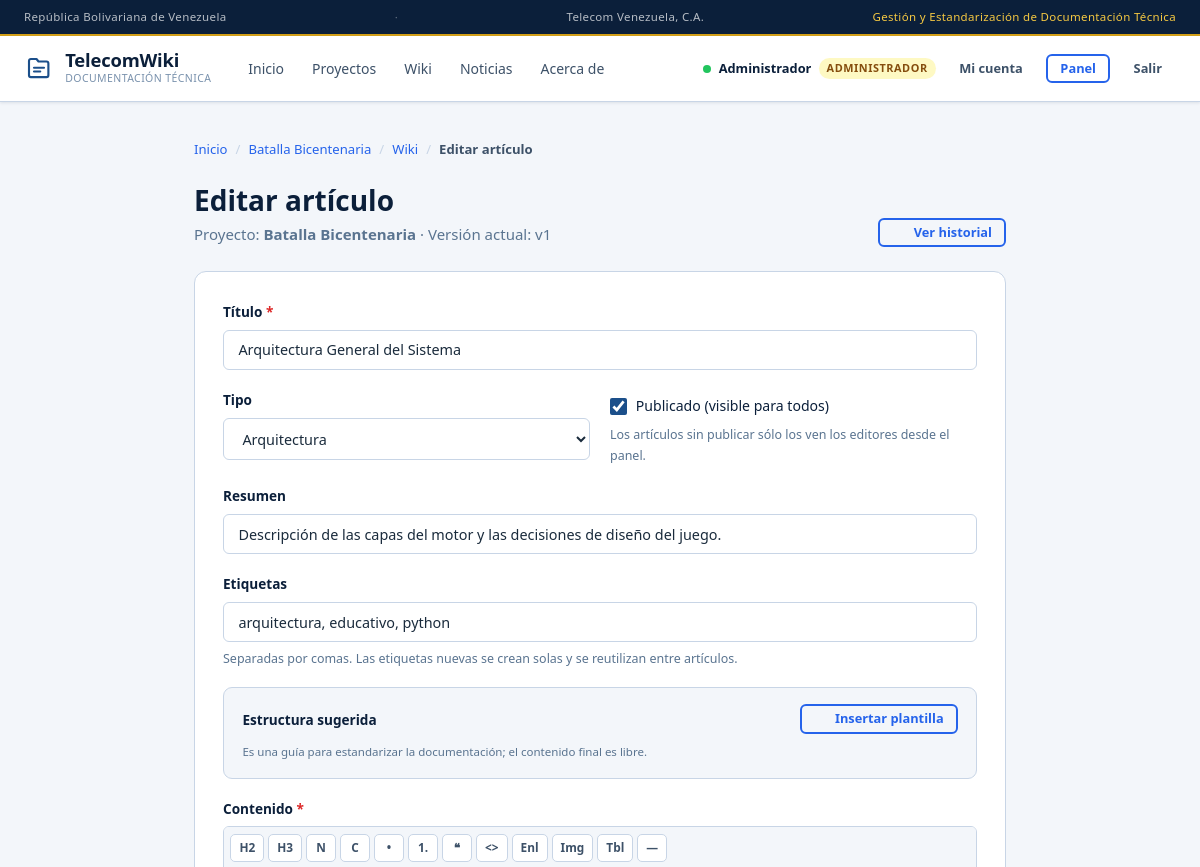
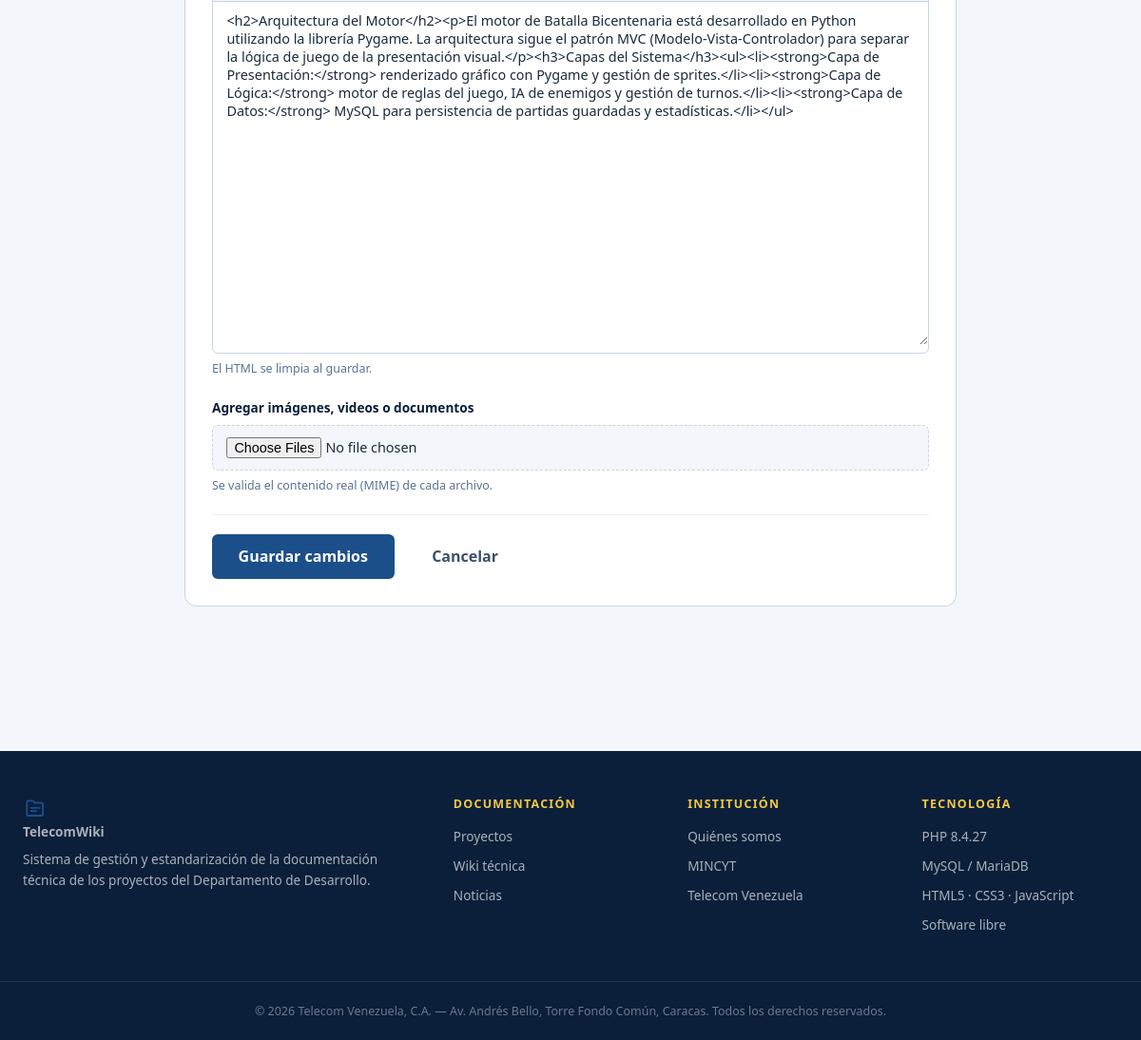
The app's page /frontend/admin/articulo_form.php?id=1 (signed in) with its own data (2 pictures, top to bottom).
### tables this page shows
CREATE TABLE `usuarios` (
    `id`            INT UNSIGNED NOT NULL AUTO_INCREMENT,
    `nombre`        VARCHAR(100)  NOT NULL,
    `apellido`      VARCHAR(100)  NOT NULL,
    `usuario`       VARCHAR(50)   NOT NULL,
    `email`         VARCHAR(150)  NOT NULL,
    `password`      VARCHAR(255)  NOT NULL,
    `rol`           ENUM('lector','editor','supervisor','admin') NOT NULL DEFAULT 'lector',
    `activo`        TINYINT(1)    NOT NULL DEFAULT 1,
    `ultimo_acceso` DATETIME      NULL DEFAULT NULL,
    `creado_en`     DATETIME      NOT NULL DEFAULT CURRENT_TIMESTAMP,
    PRIMARY KEY (`id`),
    UNIQUE KEY `uq_usuarios_usuario` (`usuario`),
    UNIQUE KEY `uq_usuarios_email`   (`email`),
    KEY `idx_usuarios_rol_activo` (`rol`,`activo`)
);

CREATE TABLE `proyectos` (
    `id`                  INT UNSIGNED NOT NULL AUTO_INCREMENT,
    `titulo`              VARCHAR(200)  NOT NULL,
    `slug`                VARCHAR(220)  NOT NULL,
    `categoria_id`        INT UNSIGNED  NOT NULL,
    `descripcion_corta`   VARCHAR(500)  NULL,
    `descripcion`         LONGTEXT      NULL,
    `tecnologias`         VARCHAR(300)  NULL,
    `version_actual`      VARCHAR(20)   NULL,
    `estado`              ENUM('activo','en_desarrollo','pausado','archivado') NOT NULL DEFAULT 'en_desarrollo',
    `responsable_id`      INT UNSIGNED  NULL,
    `fecha_inicio`        DATE          NULL,
    `fecha_actualizacion` DATETIME      NOT NULL DEFAULT CURRENT_TIMESTAMP ON UPDATE CURRENT_TIMESTAMP,
    `creado_en`           DATETIME      NOT NULL DEFAULT CURRENT_TIMESTAMP,
    PRIMARY KEY (`id`),
    UNIQUE KEY `uq_proyectos_slug` (`slug`),
    KEY `idx_proyectos_categoria` (`categoria_id`),
    KEY `idx_proyectos_estado` (`estado`,`creado_en`),
    KEY `idx_proyectos_responsable` (`responsable_id`),
    CONSTRAINT `fk_proyectos_categoria`   FOREIGN KEY (`categoria_id`)   REFERENCES `categorias`(`id`)     ON DELETE RESTRICT,
    CONSTRAINT `fk_proyectos_responsable` FOREIGN KEY (`responsable_id`) REFERENCES `usuarios`(`id`)      ON DELETE SET NULL
);

CREATE TABLE `articulos` (
    `id`          INT UNSIGNED NOT NULL AUTO_INCREMENT,
    `proyecto_id` INT UNSIGNED  NOT NULL,
    `titulo`      VARCHAR(300)  NOT NULL,
    `slug`        VARCHAR(320)  NOT NULL,
    `resumen`     VARCHAR(500)  NULL,
    `contenido`   LONGTEXT      NULL,
    `tipo`        ENUM('guion','arquitectura','mecanica','personaje','nivel','tecnico','otro') NOT NULL DEFAULT 'tecnico',
    `autor_id`    INT UNSIGNED  NULL,
    `version`     INT UNSIGNED  NOT NULL DEFAULT 1,
    `publicado`   TINYINT(1)    NOT NULL DEFAULT 0,
    `creado_en`   DATETIME      NOT NULL DEFAULT CURRENT_TIMESTAMP,
    `actualizado` DATETIME      NOT NULL DEFAULT CURRENT_TIMESTAMP ON UPDATE CURRENT_TIMESTAMP,
    PRIMARY KEY (`id`),
    UNIQUE KEY `uq_articulos_slug` (`slug`),
    KEY `idx_articulos_proyecto`  (`proyecto_id`,`publicado`),
    KEY `idx_articulos_publicado` (`publicado`),
    KEY `idx_articulos_tipo`      (`tipo`),
    KEY `idx_articulos_autor`     (`autor_id`),
    CONSTRAINT `fk_articulos_proyecto` FOREIGN KEY (`proyecto_id`) REFERENCES `proyectos`(`id`) ON DELETE CASCADE,
    CONSTRAINT `fk_articulos_autor`    FOREIGN KEY (`autor_id`)    REFERENCES `usuarios`(`id`)  ON DELETE SET NULL
);

### frontend/admin/articulo_form.php (the view, shortened to what the rows shown need)
<?php
$articuloId = entero($_GET['id'] ?? $_POST['articulo_id'] ?? '', 0);
$esAlta     = $articuloId === 0;
requierePermiso($esAlta ? 'articulo.crear' : 'articulo.editar');
$articulo = $esAlta ? null : dbUnica('SELECT * FROM articulos WHERE id = ? LIMIT 1', [$articuloId]);
$proyectoId = $articulo ? (int) $articulo['proyecto_id']
                        : entero($_GET['proyecto_id'] ?? $_POST['proyecto_id'] ?? '', 0);
$proyecto = dbUnica('SELECT id, titulo, slug FROM proyectos WHERE id = ? LIMIT 1', [$proyectoId]);
$valores = [
    'titulo'    => $articulo['titulo'] ?? '',
    'resumen'   => $articulo['resumen'] ?? '',
    'tipo'      => $articulo['tipo'] ?? 'tecnico',
    'contenido' => $articulo['contenido'] ?? '',
    'publicado' => isset($articulo['publicado']) ? (int) $articulo['publicado'] : 0,
    'etiquetas' => '',
];
$cssExtra  = 'admin.css';
abrirPagina();
?>
<div class="container container--form">
    <div class="seccion-cabecera">
        <div>
            <h1><?= $articulo ? 'Editar artículo' : 'Nuevo artículo' ?></h1>
            <p class="muted">
                Proyecto: <strong><?= e($proyecto['titulo']) ?></strong>
                <?php if ($articulo): ?> · Versión actual: v<?= (int) $articulo['version'] ?><?php endif; ?>
            </p>
        </div>
    </div>
    <div class="panel panel--form">
        <form method="post" enctype="multipart/form-data" class="formulario"
              action="<?= e(url('admin/articulo_form.php')) ?>">
            <?= campo('titulo', 'Título', 'text', [
                'valor' => $valores['titulo'], 'requerido' => true, 'max' => 300,
            ]) ?>
            <div class="rejilla rejilla--2">
                <div class="form-group">
                    <label class="casilla" for="f_publicado">
                        <input type="checkbox" id="f_publicado" name="publicado" value="1"
                            <?= $valores['publicado'] ? 'checked' : '' ?>>
                        <span>Publicado (visible para todos)</span>
                    </label>
                </div>
            </div>
            <?= campo('resumen', 'Resumen', 'text', [
                'valor' => $valores['resumen'], 'max' => 500,
                'placeholder' => 'Una o dos líneas que resumen el artículo…',
            ]) ?>
            <?= campo('contenido', 'Contenido', 'textarea', [
                'valor' => $valores['contenido'], 'requerido' => true, 'filas' => 18,
                'max' => 200000, 'class' => 'editor-ric',
                'placeholder' => 'HTML básico permitido: h2, h3, p, ul, li, strong, a…',
                'ayuda' => 'El HTML se limpia al guardar.',
            ]) ?>
        </form>
    </div>
</div>

### frontend/partials/header.php (shortened to what the rows shown need)
<?php
require_once dirname(__DIR__, 2) . '/backend/lib/bootstrap.php';
$usuario    = currentUser();
$cssExtra   = $cssExtra ?? '';
?>
<!DOCTYPE html>
<html lang="es">
<head>
    <link rel="stylesheet" href="<?= e(url('css/base.css')) ?>">
    <link rel="stylesheet" href="<?= e(url('css/layout.css')) ?>">
    <link rel="stylesheet" href="<?= e(url('css/components.css')) ?>">
    <link rel="stylesheet" href="<?= e(url('css/pages.css')) ?>">
<?php if ($cssExtra !== ''): ?>
    <link rel="stylesheet" href="<?= e(url('css/' . $cssExtra)) ?>">
<?php endif; ?>
</head>
<body>
<header class="site-header">
    <div class="site-header__inner container">
        <div class="site-header__actions">
<?php if ($usuario === null): ?>
            <a class="btn btn-outline btn-sm" href="<?= e(url('login.php')) ?>">
                <svg width="16" height="16" viewBox="0 0 20 20" fill="currentColor" aria-hidden="true">
                    <path d="M8 4H5a1 1 0 0 0-1 1v10a1 1 0 0 0 1 1h3M12 7l3 3-3 3M15 10H8"/>
                </svg>
                Iniciar sesión
            </a>
<?php else: ?>
            <span class="user-badge">
                <span class="user-dot" aria-hidden="true"></span>
                <span class="user-badge__nombre"><?= e($usuario['nombre']) ?></span>
                <?= badgeRol($usuario['rol']) ?>
            </span>
            <a class="btn btn-ghost btn-sm" href="<?= e(url('cuenta.php')) ?>">
                Mi cuenta
            </a>
            <?php if (puede('panel.acceder')): ?>
                <a class="btn btn-outline btn-sm" href="<?= e(url('admin/index.php')) ?>">Panel</a>
            <?php endif; ?>
            <form class="form-salir" method="post" action="<?= e(url('logout.php')) ?>">
                <button class="btn btn-ghost btn-sm" type="submit">Salir</button>
            </form>
<?php endif; ?>
        </div>
    </div>
</header>
<main id="contenido" class="main-content">

### backend/lib/render.php (shortened to what the rows shown need)
<?php
function badgeRol(string $rol): string {
    return '<span class="role-tag role-' . e($rol) . '">' . e(etiquetaRol($rol)) . '</span>';
}
function campo(string $nombre, string $etiqueta, string $tipo = 'text', array $op = []): string {
    $valor     = $op['valor'] ?? '';
    $requerido = !empty($op['requerido']);
    $max       = $op['max'] ?? null;
    $ayuda     = $op['ayuda'] ?? '';
    $extra     = $op['extra'] ?? '';
    $id        = 'f_' . $nombre;
    $errores   = $op['errores'] ?? [];
    $atributos = 'id="' . e($id) . '" name="' . e($nombre) . '"';
    if ($requerido) $atributos .= ' required';
    if ($max !== null && $tipo !== 'file') {
        $atributos .= ' maxlength="' . (int) $max . '"';
    }
    if (!empty($op['placeholder']) && $tipo !== 'file') {
        $atributos .= ' placeholder="' . e($op['placeholder']) . '"';
    }
    if (!empty($op['multiple']) && $tipo === 'file') {
        $atributos .= ' multiple';
    }
    $atributos .= ' ' . trim($extra);
    $clase = 'form-control' . (!empty($op['class']) ? ' ' . $op['class'] : '');
    $html = '<div class="form-group' . (isset($errores[$nombre]) ? ' form-group--error' : '') . '">';
    $html .= '<label class="form-label" for="' . e($id) . '">' . e($etiqueta)
           . ($requerido ? ' <span class="obligatorio" aria-hidden="true">*</span>' : '') . '</label>';
    if ($tipo === 'select') {
        $html .= '<select class="' . $clase . '" ' . $atributos . '>';
        foreach ($op['opciones'] ?? [] as $k => $v) {
            $sel = ((string) $k === (string) $valor) ? ' selected' : '';
            $html .= '<option value="' . e((string) $k) . '"' . $sel . '>' . e($v) . '</option>';
        }
        $html .= '</select>';
    } elseif ($tipo === 'textarea') {
        $html .= '<textarea class="' . $clase . '" rows="' . (int) ($op['filas'] ?? 6) . '" '
               . $atributos . '>' . e($valor) . '</textarea>';
    } elseif ($tipo === 'file') {
        $html .= '<input class="' . $clase . '" type="file" ' . $atributos . '>';
    } else {
        $html .= '<input class="' . $clase . '" type="' . e($tipo) . '" value="' . e($valor) . '" '
               . $atributos . '>';
    }
    if (isset($errores[$nombre])) {
        $html .= '<p class="form-error" role="alert">' . e($errores[$nombre]) . '</p>';
    } elseif ($ayuda !== '') {
        $html .= '<p class="form-ayuda">' . e($ayuda) . '</p>';
    }
    return $html . '</div>';
}

### records on screen
usuarios: nombre "Administrador", rol "ADMINISTRADOR"
proyectos: titulo "Batalla Bicentenaria"
articulos: version "1", titulo "Arquitectura General del Sistema", publicado "☑", resumen "Descripción de las capas del motor y las decisiones de diseño del juego.", contenido "<h2>Arquitectura del Motor</h2><p>El motor de Batalla Bicentenaria está desarrollado en Python utilizando la librería Pygame. La arquitectura sigue el patrón MVC (Modelo-Vista-Controlador) para separar la lógica de juego de la presentación visual.</p><h3>Capas del Sistema</h3><ul><li><strong>Capa de Presentación:</strong> renderizado gráfico con Pygame y gestión de sprites.</li><li><strong>Capa de Lógica:</strong> motor de reglas del juego, IA de enemigos y gestión de turnos.</li><li><strong>Capa de Datos:</strong> MySQL para persistencia de partidas guardadas y estadísticas.</li></ul>"

### other values on screen
SITE_TAGLINE "Gestión y Estandarización de Documentación Técnica"
SITE_NAME "TelecomWiki"
$texto "Inicio"
$texto "Proyectos"
$texto "Wiki"
$texto "Noticias"
$texto "Acerca de"
$nombre "Inicio"
$nombre "Batalla Bicentenaria"
$nombre "Wiki"
$nombre "Editar artículo"
$etiqueta "Título Tipo Resumen Contenido Agregar imágenes, videos o documentos"
$ayuda "El HTML se limpia al guardar. Se valida el contenido real (MIME) de cada archivo."
PHP_VERSION "8.4.27"
form field tipo "Arquitectura"
